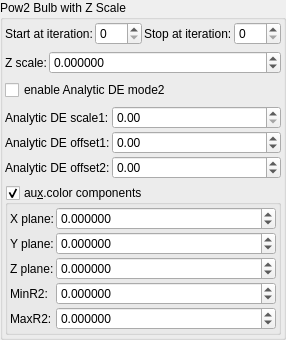
    <widget class="QGroupBox" name="groupBox_7">
     <property name="title">
      <string>Pow2 Bulb with Z Scale</string>
     </property>
     <layout class="QVBoxLayout" name="verticalLayout_10">
      <property name="leftMargin">
       <number>2</number>
      </property>
      <property name="topMargin">
       <number>2</number>
      </property>
      <property name="rightMargin">
       <number>2</number>
      </property>
      <property name="bottomMargin">
       <number>2</number>
      </property>
      <item>
       <layout class="QGridLayout" name="gridLayout_80">
        <property name="spacing">
         <number>2</number>
        </property>
        <item row="2" column="1">
         <widget class="MySpinBox" name="spinboxInt_transf_start_iterations_A">
          <property name="sizePolicy">
           <sizepolicy hsizetype="Minimum" vsizetype="Maximum">
            <horstretch>0</horstretch>
            <verstretch>0</verstretch>
           </sizepolicy>
          </property>
          <property name="minimum">
           <number>0</number>
          </property>
          <property name="maximum">
           <number>999</number>
          </property>
          <property name="value">
           <number>0</number>
          </property>
         </widget>
        </item>
        <item row="2" column="0">
         <widget class="QLabel" name="label_72">
          <property name="text">
           <string>Start at iteration:</string>
          </property>
         </widget>
        </item>
        <item row="2" column="3">
         <widget class="MySpinBox" name="spinboxInt_transf_stop_iterations_A">
          <property name="sizePolicy">
           <sizepolicy hsizetype="Preferred" vsizetype="Maximum">
            <horstretch>0</horstretch>
            <verstretch>0</verstretch>
           </sizepolicy>
          </property>
          <property name="maximum">
           <number>999</number>
          </property>
         </widget>
        </item>
        <item row="2" column="2">
         <widget class="QLabel" name="label_52">
          <property name="text">
           <string>Stop at iteration:</string>
          </property>
         </widget>
        </item>
       </layout>
      </item>
      <item>
       <layout class="QGridLayout" name="gridLayout" columnstretch="0,1">
        <property name="spacing">
         <number>2</number>
        </property>
        <item row="1" column="1">
         <widget class="MyDoubleSpinBox" name="spinbox_boxfold_bulbpow2_z_factor">
          <property name="sizePolicy">
           <sizepolicy hsizetype="Minimum" vsizetype="Maximum">
            <horstretch>0</horstretch>
            <verstretch>0</verstretch>
           </sizepolicy>
          </property>
          <property name="prefix">
           <string/>
          </property>
          <property name="suffix">
           <string/>
          </property>
          <property name="decimals">
           <number>6</number>
          </property>
          <property name="minimum">
           <double>-999.000000000000000</double>
          </property>
          <property name="maximum">
           <double>999.000000000000000</double>
          </property>
          <property name="singleStep">
           <double>0.100000000000000</double>
          </property>
         </widget>
        </item>
        <item row="1" column="0">
         <widget class="QLabel" name="label_8">
          <property name="text">
           <string>Z scale:</string>
          </property>
         </widget>
        </item>
       </layout>
      </item>
      <item>
       <widget class="MyCheckBox" name="checkBox_analyticDE_enabled_false">
        <property name="text">
         <string>enable Analytic DE mode2</string>
        </property>
       </widget>
      </item>
      <item>
       <layout class="QGridLayout" name="gridLayout_26" columnstretch="0,0,1">
        <property name="spacing">
         <number>2</number>
        </property>
        <item row="1" column="1">
         <widget class="QLabel" name="label_177">
          <property name="text">
           <string>Analytic DE offset1:</string>
          </property>
         </widget>
        </item>
        <item row="0" column="1">
         <widget class="QLabel" name="label_176">
          <property name="text">
           <string>Analytic DE scale1:</string>
          </property>
         </widget>
        </item>
        <item row="2" column="1">
         <widget class="QLabel" name="label_178">
          <property name="text">
           <string>Analytic DE offset2:</string>
          </property>
         </widget>
        </item>
        <item row="0" column="2">
         <widget class="MyDoubleSpinBox" name="spinbox_analyticDE_scale_1">
          <property name="sizePolicy">
           <sizepolicy hsizetype="Minimum" vsizetype="Maximum">
            <horstretch>0</horstretch>
            <verstretch>0</verstretch>
           </sizepolicy>
          </property>
          <property name="prefix">
           <string/>
          </property>
          <property name="suffix">
           <string/>
          </property>
          <property name="decimals">
           <number>2</number>
          </property>
          <property name="minimum">
           <double>0.000000000000000</double>
          </property>
          <property name="maximum">
           <double>99.989999999999995</double>
          </property>
          <property name="singleStep">
           <double>0.100000000000000</double>
          </property>
         </widget>
        </item>
        <item row="1" column="2">
         <widget class="MyDoubleSpinBox" name="spinbox_analyticDE_offset_1">
          <property name="sizePolicy">
           <sizepolicy hsizetype="Minimum" vsizetype="Maximum">
            <horstretch>0</horstretch>
            <verstretch>0</verstretch>
           </sizepolicy>
          </property>
          <property name="prefix">
           <string/>
          </property>
          <property name="suffix">
           <string/>
          </property>
          <property name="decimals">
           <number>2</number>
          </property>
          <property name="minimum">
           <double>-99.989999999999995</double>
          </property>
          <property name="maximum">
           <double>99.989999999999995</double>
          </property>
          <property name="singleStep">
           <double>0.100000000000000</double>
          </property>
         </widget>
        </item>
        <item row="2" column="2">
         <widget class="MyDoubleSpinBox" name="spinbox_analyticDE_offset_2">
          <property name="sizePolicy">
           <sizepolicy hsizetype="Minimum" vsizetype="Maximum">
            <horstretch>0</horstretch>
            <verstretch>0</verstretch>
           </sizepolicy>
          </property>
          <property name="prefix">
           <string/>
          </property>
          <property name="suffix">
           <string/>
          </property>
          <property name="decimals">
           <number>2</number>
          </property>
          <property name="minimum">
           <double>-99.989999999999995</double>
          </property>
          <property name="maximum">
           <double>99.989999999999995</double>
          </property>
          <property name="singleStep">
           <double>0.100000000000000</double>
          </property>
         </widget>
        </item>
       </layout>
      </item>
      <item>
       <widget class="MyGroupBox" name="groupCheck_fold_color_aux_color_enabled_false">
        <property name="title">
         <string>au&amp;x.color components</string>
        </property>
        <property name="checkable">
         <bool>true</bool>
        </property>
        <layout class="QVBoxLayout" name="verticalLayout_11">
         <property name="leftMargin">
          <number>2</number>
         </property>
         <property name="topMargin">
          <number>2</number>
         </property>
         <property name="rightMargin">
          <number>2</number>
         </property>
         <property name="bottomMargin">
          <number>2</number>
         </property>
         <item>
          <layout class="QGridLayout" name="gridLayout_16" columnstretch="0,1">
           <property name="spacing">
            <number>2</number>
           </property>
           <item row="3" column="0">
            <widget class="QLabel" name="label_34">
             <property name="text">
              <string>Z plane:</string>
             </property>
            </widget>
           </item>
           <item row="2" column="1">
            <widget class="MyDoubleSpinBox" name="spinbox3_mandelbox_color_y">
             <property name="sizePolicy">
              <sizepolicy hsizetype="Minimum" vsizetype="Maximum">
               <horstretch>0</horstretch>
               <verstretch>0</verstretch>
              </sizepolicy>
             </property>
             <property name="prefix">
              <string/>
             </property>
             <property name="suffix">
              <string/>
             </property>
             <property name="decimals">
              <number>6</number>
             </property>
             <property name="minimum">
              <double>-100.000000000000000</double>
             </property>
             <property name="maximum">
              <double>100.000000000000000</double>
             </property>
             <property name="singleStep">
              <double>0.100000000000000</double>
             </property>
            </widget>
           </item>
           <item row="1" column="0">
            <widget class="QLabel" name="label_29">
             <property name="text">
              <string>X plane:</string>
             </property>
            </widget>
           </item>
           <item row="3" column="1">
            <widget class="MyDoubleSpinBox" name="spinbox3_mandelbox_color_z">
             <property name="sizePolicy">
              <sizepolicy hsizetype="Minimum" vsizetype="Maximum">
               <horstretch>0</horstretch>
               <verstretch>0</verstretch>
              </sizepolicy>
             </property>
             <property name="prefix">
              <string/>
             </property>
             <property name="suffix">
              <string/>
             </property>
             <property name="decimals">
              <number>6</number>
             </property>
             <property name="minimum">
              <double>-100.000000000000000</double>
             </property>
             <property name="maximum">
              <double>100.000000000000000</double>
             </property>
             <property name="singleStep">
              <double>0.100000000000000</double>
             </property>
            </widget>
           </item>
           <item row="1" column="1">
            <widget class="MyDoubleSpinBox" name="spinbox3_mandelbox_color_x">
             <property name="sizePolicy">
              <sizepolicy hsizetype="Minimum" vsizetype="Maximum">
               <horstretch>0</horstretch>
               <verstretch>0</verstretch>
              </sizepolicy>
             </property>
             <property name="prefix">
              <string/>
             </property>
             <property name="suffix">
              <string/>
             </property>
             <property name="decimals">
              <number>6</number>
             </property>
             <property name="minimum">
              <double>-100.000000000000000</double>
             </property>
             <property name="maximum">
              <double>100.000000000000000</double>
             </property>
             <property name="singleStep">
              <double>0.100000000000000</double>
             </property>
            </widget>
           </item>
           <item row="2" column="0">
            <widget class="QLabel" name="label_35">
             <property name="text">
              <string>Y plane:</string>
             </property>
            </widget>
           </item>
           <item row="4" column="0">
            <widget class="QLabel" name="label_36">
             <property name="text">
              <string>MinR2:</string>
             </property>
            </widget>
           </item>
           <item row="4" column="1">
            <widget class="MyDoubleSpinBox" name="spinbox_mandelbox_color_Sp1">
             <property name="sizePolicy">
              <sizepolicy hsizetype="Minimum" vsizetype="Maximum">
               <horstretch>0</horstretch>
               <verstretch>0</verstretch>
              </sizepolicy>
             </property>
             <property name="prefix">
              <string/>
             </property>
             <property name="suffix">
              <string/>
             </property>
             <property name="decimals">
              <number>6</number>
             </property>
             <property name="minimum">
              <double>-100.000000000000000</double>
             </property>
             <property name="maximum">
              <double>100.000000000000000</double>
             </property>
             <property name="singleStep">
              <double>0.100000000000000</double>
             </property>
            </widget>
           </item>
           <item row="5" column="1">
            <widget class="MyDoubleSpinBox" name="spinbox_mandelbox_color_Sp2">
             <property name="sizePolicy">
              <sizepolicy hsizetype="Minimum" vsizetype="Maximum">
               <horstretch>0</horstretch>
               <verstretch>0</verstretch>
              </sizepolicy>
             </property>
             <property name="prefix">
              <string/>
             </property>
             <property name="suffix">
              <string/>
             </property>
             <property name="decimals">
              <number>6</number>
             </property>
             <property name="minimum">
              <double>-100.000000000000000</double>
             </property>
             <property name="maximum">
              <double>100.000000000000000</double>
             </property>
             <property name="singleStep">
              <double>0.100000000000000</double>
             </property>
            </widget>
           </item>
           <item row="5" column="0">
            <widget class="QLabel" name="label_37">
             <property name="text">
              <string>MaxR2:</string>
             </property>
            </widget>
           </item>
          </layout>
         </item>
        </layout>
       </widget>
      </item>
     </layout>
    </widget>
